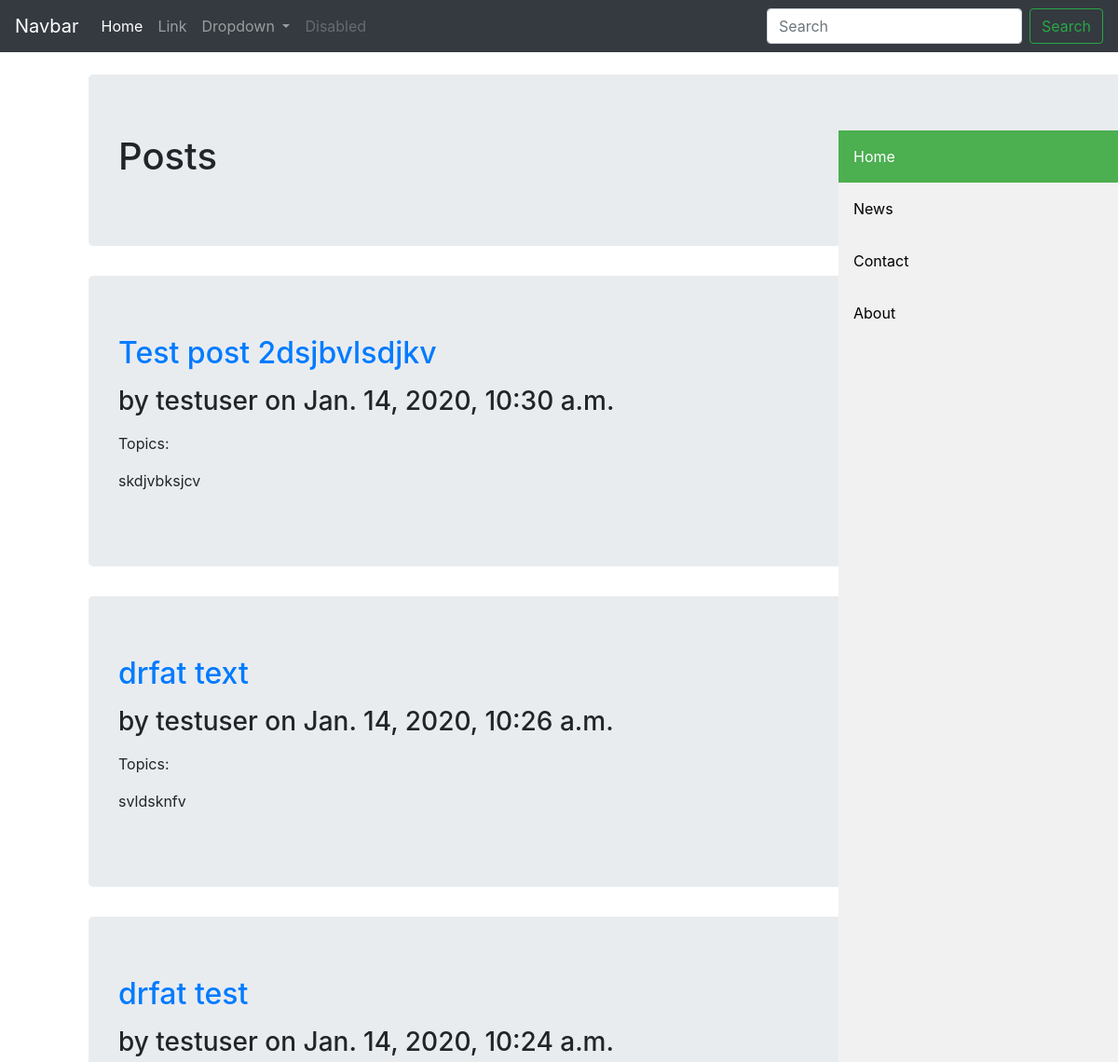
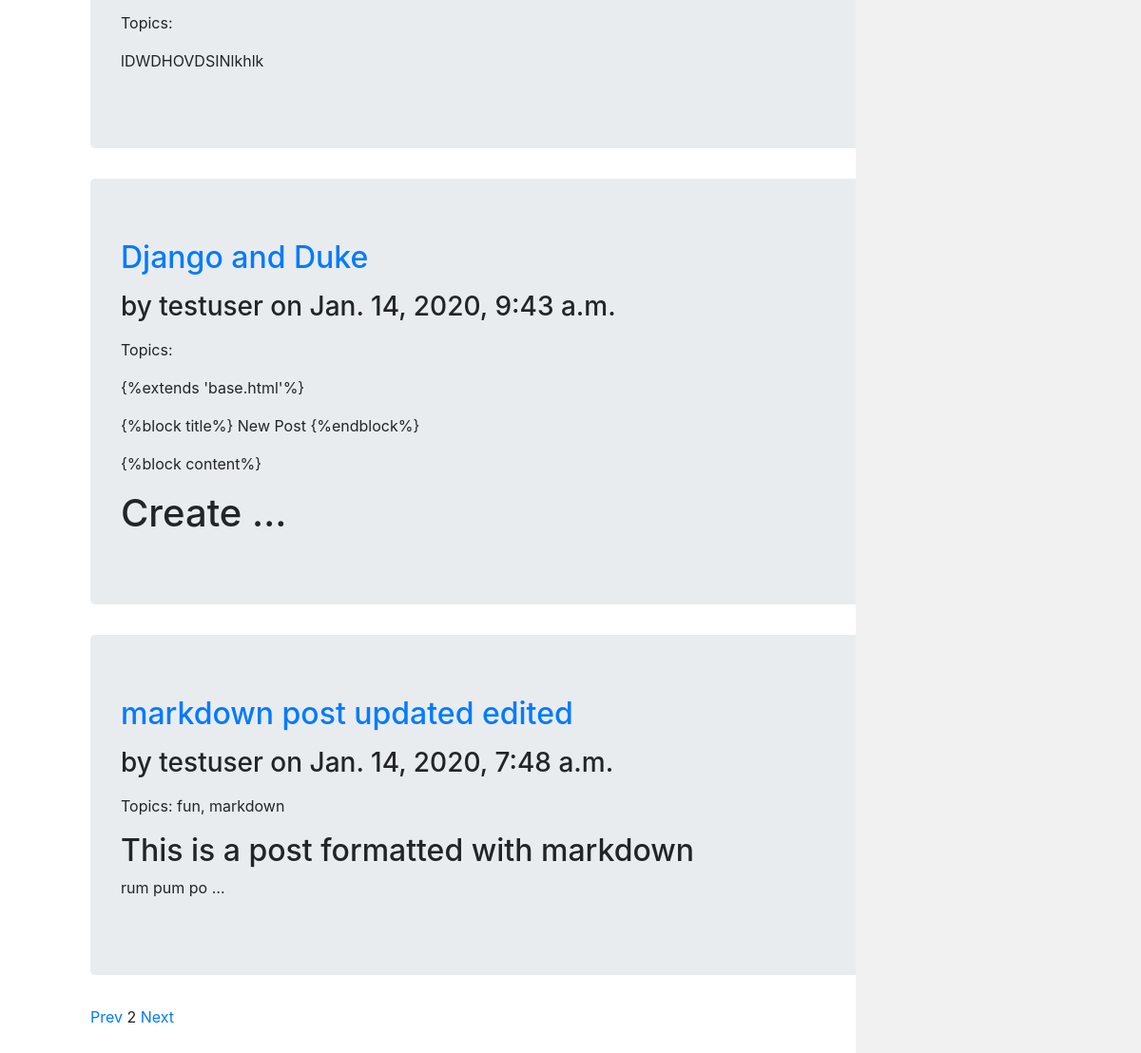
The app's page /posts/?page=2 with its own data (2 pictures, top to bottom).
### posts/models.py (models this page shows, shortened)
class Post(models.Model):
	STATUS_CHOICES = (('draft', 'Draft'), ('published', 'Published'),)
	title = models.CharField(max_length=250)
	slug = models.SlugField(max_length=250, unique=True)
	author = models.ForeignKey(User, on_delete=models.CASCADE, related_name='posts')
	body = models.TextField()
	publish = models.DateTimeField(default=timezone.now)
	created = models.DateTimeField(auto_now_add=True)
	updated = models.DateTimeField(auto_now=True)
	status = models.CharField(max_length=10, choices=STATUS_CHOICES, default='draft')
	objects = models.Manager()
	published = PublishedManager()
	drafts = DraftManager()
	topics = TaggableManager()
	class Meta:
		ordering = ('-publish',)
	def get_absolute_url(self):
		return reverse('posts:post_detail', args=[self.pk, self.slug])

### posts/views.py (the view)
# urls.py: path('', views.posts_home, name='posts_home'),
def posts_home(request):
	object_list = Post.published.all()
	paginator = Paginator(object_list, 5)
	page = request.GET.get('page')
	try:
		posts = paginator.page(page)
	except PageNotAnInteger:
		posts = paginator.page(1)
	except EmptyPage:
		posts = paginator.page(paginator.num_pages)
	return render(request, 'posts/posts_home.html', {'posts':posts, 'page': page})

### posts/models.py (called while the page is built)
	def get_queryset(self):
		return super(PublishedManager, self).get_queryset().filter(status='published')

### posts/templatetags/posts_tags.py (called while the page is built)
@register.filter(name='markdown')
def markdown_format(text):
	return mark_safe(markdown.markdown(text))

### templates/posts/posts_home.html (shortened to what this page needs)
{%extends 'base.html'%}
{%load posts_tags%}
{%block content%}
<h1>Posts</h1>
{%endblock%}
{%block content_no_jt%}
{%for post in posts%}
<div class="jumbotron">
	<a href="{{ post.get_absolute_url }}"><h2>{{post.title}}</h2></a>
<p>
	<h3> by {{post.author}} on {{post.publish}}</h3>
</p>
<p>Topics: {{post.topics.all|join:", "}}</p>
{{post.body|markdown|truncatewords_html:10}}
</div>
{%endfor%}
{%include 'posts/pagination.html' with page=posts%}
{%endblock%}

### records on screen
Post: title "Test post 2dsjbvlsdjkv", author "testuser", publish "Jan. 14, 2020, 10:30 a.m.", body "skdjvbksjcv"
Post: title "drfat text", author "testuser", publish "Jan. 14, 2020, 10:26 a.m.", body "svldsknfv"
Post: title "drfat test", author "testuser", publish "Jan. 14, 2020, 10:24 a.m.", body "lDWDHOVDSINlkhlk"
Post: title "Django and Duke", author "testuser", publish "Jan. 14, 2020, 9:43 a.m.", body "{%extends 'base.html'%} {%block title%} New Post {%endblock%} {%block content%} Create …"
Post: title "markdown post updated edited", author "testuser", publish "Jan. 14, 2020, 7:48 a.m.", topics.all "fun, markdown", body "This is a post formatted with markdown rum pum po …"

### other values on screen
{{ page.number }} "2"
